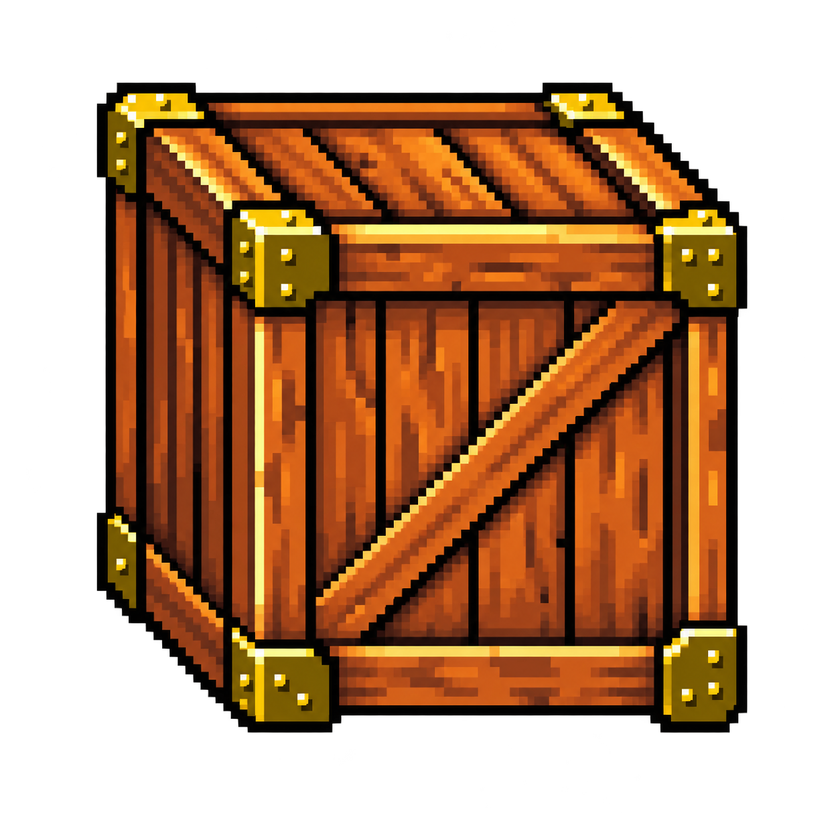
#> input picture games/demo/artbox/source/crate.png, 840 x 840 px, shrunk from 1254 x 1254 before the run; its folder holds only this picture in this run
$ python alpha_audit.py ../../demo/artbox/source/crate.png out.png
#> lines starting #> are read from the running program, lines starting #| are printed output that depends on the picture; after the words box and inside, x2 and y2 are one past the last pixel; in counts of white or black regions, pixels touching at a corner belong together
"""Conservative native-pixel transparency inspection for Sky Lance assets."""
import argparse
import hashlib
import json
from pathlib import Path

import numpy as np
from PIL import Image, ImageDraw


def inspect(image, repair=False):
    pixels = np.array(image.convert("RGBA"), copy=True)
    before = pixels.copy()
    height, width = pixels.shape[:2]
    opaque = pixels[:, :, 3] >= 128
    seen = np.zeros((height, width), dtype=bool)
    regions = []
    for y, x in zip(*np.where(~opaque)):
        if seen[y, x]:
            continue
        pending, cells, neighbors = [(int(y), int(x))], [], set()
        seen[y, x] = True
        exterior = False
        while pending:
            cy, cx = pending.pop()
            cells.append((cx, cy))
            exterior |= cx in (0, width - 1) or cy in (0, height - 1)
            for ny, nx in ((cy - 1, cx), (cy + 1, cx), (cy, cx - 1), (cy, cx + 1)):
                if not (0 <= ny < height and 0 <= nx < width):
                    continue
                if opaque[ny, nx]:
                    neighbors.add(tuple(int(v) for v in before[ny, nx, :3]))
                elif not seen[ny, nx]:
                    seen[ny, nx] = True
                    pending.append((ny, nx))
        # Only a single, fully transparent pixel in one uniform color surface
        # is an automatic candidate. Openings and shaded regions need review.
        safe = (not exterior and len(cells) == 1 and len(neighbors) == 1
                and before[cells[0][1], cells[0][0], 3] == 0)
        applied = bool(repair and safe)
        if applied:
            cx, cy = cells[0]
            pixels[cy, cx] = (*next(iter(neighbors)), 255)
        regions.append({"coordinates": cells if not exterior else cells[:1],
                        "size": len(cells), "touches_exterior": bool(exterior),
                        "neighbor_colors": sorted(neighbors),
                        "automatic_candidate": bool(safe), "repaired": applied})
    return Image.fromarray(pixels), {"transparent_before": int((~opaque).sum()),
                                   "transparent_after": int((pixels[:, :, 3] < 128).sum()),
                                   "regions": regions}


def sheet(original, repaired):
    original, repaired = original.convert("RGBA"), repaired.convert("RGBA")
    width, height = original.size
    result = Image.new("RGB", (width * 4, height + 14), "#24343e")
    changed = np.any(np.array(original) != np.array(repaired), axis=2)
    marker = original.copy()
    data = np.array(marker)
    data[changed] = (255, 0, 128, 255)
    mask = Image.merge("RGB", (original.getchannel("A"), repaired.getchannel("A"),
                               Image.new("L", original.size)))
    for i, (label, panel) in enumerate(zip(("ORIGINAL", "REPAIRED", "CHANGES", "ALPHA R/G"),
                                          (original, repaired, Image.fromarray(data), mask))):
        if panel.mode == "RGBA":
            result.paste(panel, (i * width, 14), panel)
        else:
            result.paste(panel, (i * width, 14))
        ImageDraw.Draw(result).text((i * width, 1), label, fill="white")
    return result


def main():
    parser = argparse.ArgumentParser(description=__doc__)
    parser.add_argument("source", type=Path)
    parser.add_argument("output", type=Path)
    parser.add_argument("--repair-uniform-pixels", action="store_true")
    args = parser.parse_args()
    args.output.mkdir(parents=True, exist_ok=True)
    reports = []
    files = sorted(args.source.rglob("*.png")) if args.source.is_dir() else [args.source]
    for path in files:
        relative = path.relative_to(args.source) if args.source.is_dir() else Path(path.name)
        image = Image.open(path).convert("RGBA")
#> image is the input picture: PIL image 840x840 RGBA; mean R, G, B, A 75.3, 39, 12.1, 138.4
        repaired, report = inspect(image, args.repair_uniform_pixels)
#> in inspect, `opaque = pixels[:, :, 3] >= 128`:
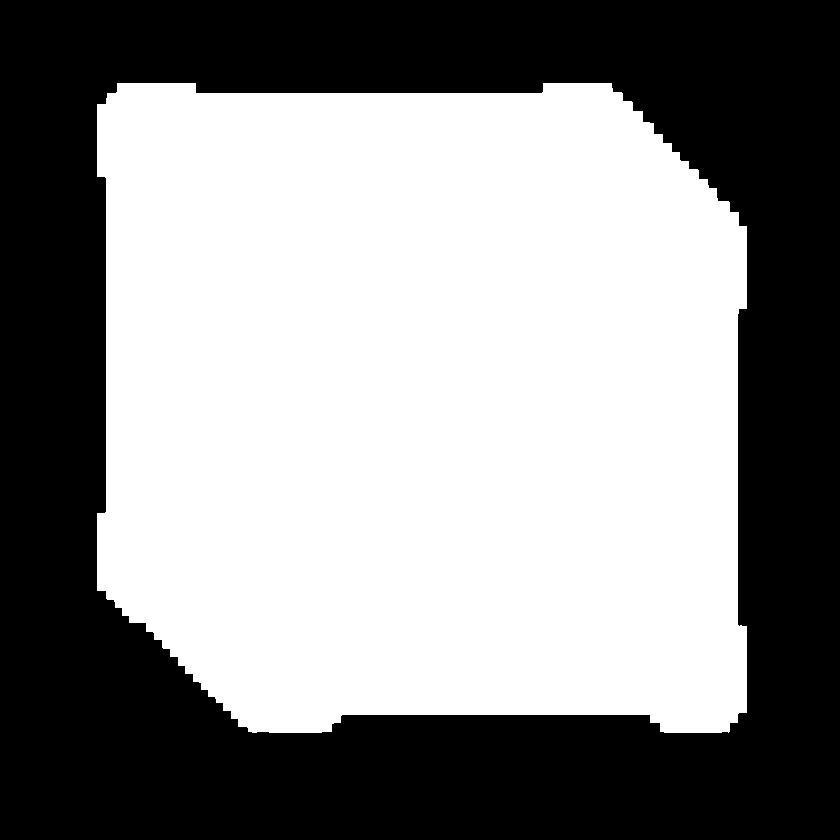
#> opaque: shape (840, 840) bool; 54.7% white; 1 black region, box (x1, y1, x2, y2) and area: (0, 0, 840, 840) 319877
#> the loop in inspect, `for y, x in zip(*np.where(~opaque)):` made 319877 passes
#> (safe, applied) on pass 1: (False, False)
#> after the loop in inspect, `for y, x in zip(*np.where(~opaque)):`: regions = 1 item
#> report = 3 items
        destination = args.output / relative
        destination.parent.mkdir(parents=True, exist_ok=True)
        repaired.save(destination)
        sheet(image, repaired).save(destination.with_name(destination.stem + "_audit.png"))
#> in sheet, `result = Image.new("RGB", (width * 4, height + 14), "#24343e")`:
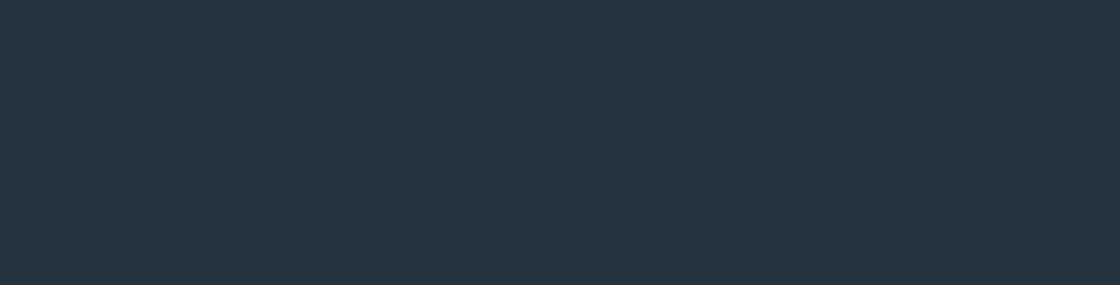
#> result: PIL image 3360x854 RGB (shown at 1/3 size); mean R, G, B 36, 52, 62
#> in sheet, `changed = np.any(np.array(original) != np.array(repaired), axis=2)`: changed: shape (840, 840) bool; every value is 0
#> in sheet, `mask = Image.merge("RGB", (original.getchannel("A"), repaired.getchann..`:
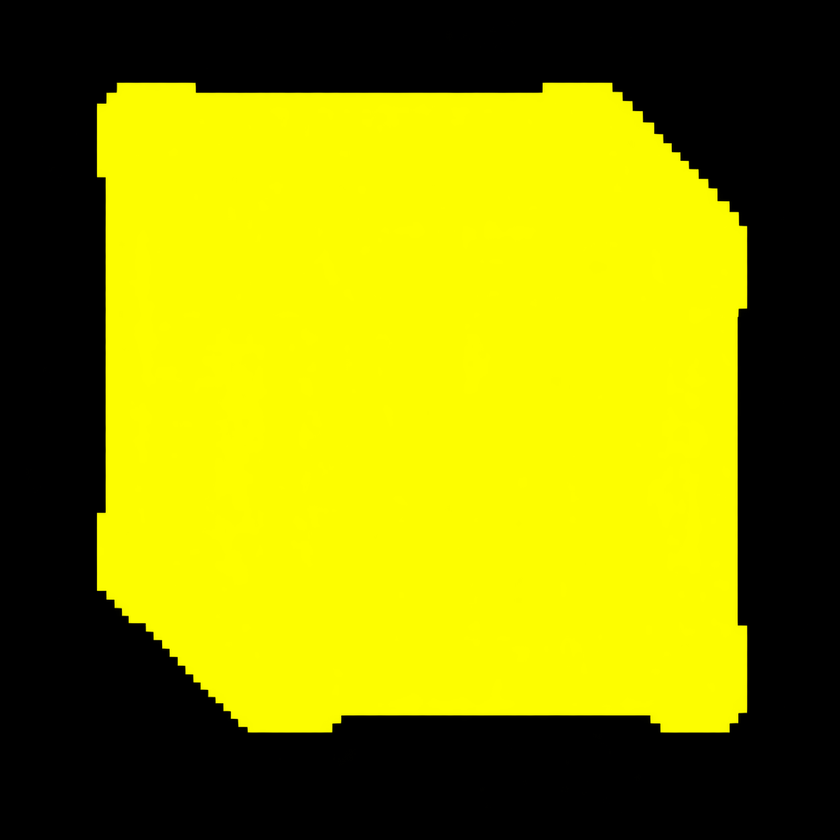
#> mask: PIL image 840x840 RGB; mean R, G, B 138.4, 138.4, 0
#> the loop in sheet, `for i, (label, panel) in enumerate(zip(("ORIGINAL", "REPAIRED", "CHANG..` made 4 passes
#> label on passes 1 to 4: 'ORIGINAL', 'REPAIRED', 'CHANGES', 'ALPHA R/G'
#> after the loop in sheet, `for i, (label, panel) in enumerate(zip(("ORIGINAL", "REPAIRED", "CHANG..`:
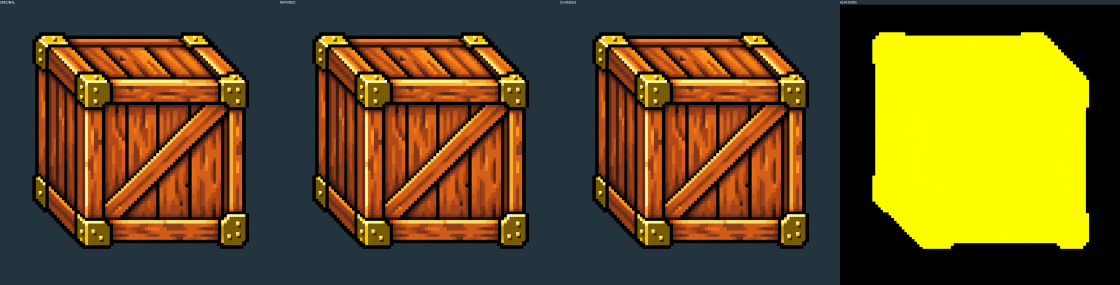
#> result: PIL image 3360x854 RGB (shown at 1/3 size); mean R, G, B 101.9, 81, 30.7
        report.update(image=str(relative), sha256=hashlib.sha256(path.read_bytes()).hexdigest())
        reports.append(report)
    (args.output / "alpha_report.json").write_text(json.dumps(reports, indent=2) + "\n")


if __name__ == "__main__":
    main()
